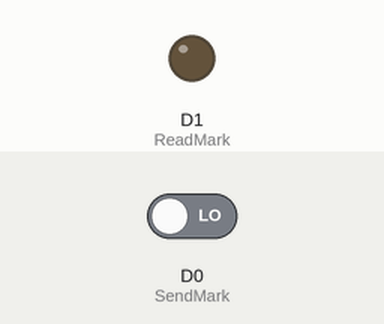
Simulated run of this sketch. Board: ESP8266 (NodeMCU). Parts: output pins drawn as LEDs (lit = HIGH). Inputs (shaded band) come from the test bench; at power-on: D0 (SendMark) LOW. What the sketch prints to the serial monitor is not drawn.

Above: at 1.2 s.
1.3 s: D0 (SendMark) driven HIGH
At 6.4 s:
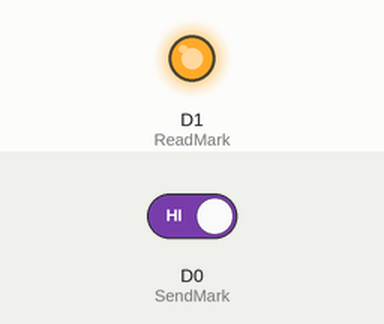
Timing chart, 0 to 7.9 s (numbered marks = the images above; inputs shaded):
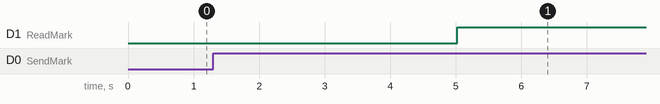

The sketch:

SlaveCodeV0.3.0.ino
```cpp
 /**********************************************************************
项目名称/Project          : 基于柔性传感器的图书馆智能座位管理系统
程序名称/Program name     : SlaveCode
版本/Version             : V0.3.0 （测试版为发布版版本号前加0.）
团队/Team                : ThreeBugs
作者/Author              : EmberOfBag
日期/Date（YYYYMMDD）     : 20200608
程序目的/Purpose          :
此程序为项目硬件部分主站的代码。该程序实现主站（Slave）接收从站（Master）的数据
并发送给服务器。
NodeMCU以客户端模式（Station/STA）运行。
此版本为测试版本，测试版本代码带有串口打印数据，发布版本将删除串口打印。

此代码为主站代码。此代码主要功能：
    - 通过ESP-Now接收从站数据
    - 通过串口通信向连接wifi的NodeMCU（Sender）传输数据
-----------------------------------------------------------------------
其他说明：

主串口发送允许标志位说明：SendMark，使用D0引脚（GPIO16）作为主站串口发送标志，
在此代码中D0为输入
发送站串口读取允许标志位说明：ReadMark，使用D1引脚（GPIO5）作为发送站串口读取
标志，在此代码中D1为输出
ReadMark（D1引脚）置高时，允许发送站读取，先将SendMark（D0引脚）置低，此时不
允许主站发送，再读取；在发送站读取完成时，SendMark（D0引脚）置高，此时允许主站
发送，主站先将ReadMark（D1引脚）置低，此时不允许发送站读取，再开始发送；发送完
后ReadMark（D1引脚）置高。
此代码初始化时将ReadMark（D1引脚）置低，在DataSend()函数开始时置低，结束前置高;
初始化将SendMark置0，发送站初始化完成将SendMark（D0引脚）置高后才开始发送。
***********************************************************************/
#include <ESP8266WiFi.h>
#include <espnow.h>

//串口发送/读取允许标志位
bool SendMark = 0;
bool ReadMark = 0;

// 设置数据结构体
// Set the data structure
typedef struct msg {
  int chair_id;
  double force_value;
} msg;
msg unit_data;

//构建存储数据的数组及发送的字符串
uint16_t SeatPressureData[15];
//uint16_t NormalizedData[15];    //数据归一化使用的，在0.2.0版本后不再使用
String SendData = "";

void setup() {
  // 初始化串口设置
  // Initialize the serial setting
  Serial.begin(9600);//初始化串口，设置其波特率为9600
  Serial.println("初始化串口成功");

  // 设置ESP8266工作模式为无线终端模式，并断开WIFI连接
  // Set ESP8266 operating mode to STA mode
  WiFi.mode(WIFI_STA);//设置WIFI模式为STA
  Serial.println("设置ESP8266工作模式为STA模式");
  WiFi.disconnect();

  //设置省电模式为NONE_SLEEP_T,主站接收数据,不需要也最好不休眠，否则影响ESP-NOW
  wifi_set_sleep_type(NONE_SLEEP_T);

  // 初始化ESP-NOW
  // Init ESP-NOW
  if (esp_now_init() != 0)//初始化espnow
  {
    Serial.println("Error initializing ESP-NOW");
    return;
  }
  else
  {
    Serial.println("ESP-NOW init success!");
  }

  // 设定角色为 ESP_NOW_ROLE_CONTROLLER
  // Set ESP-NOW Role
  esp_now_set_self_role(ESP_NOW_ROLE_CONTROLLER);

  // 执行完这个函数，每次接收数据就会自动调用回调函数了
  // Register for a callback function that will be called when data is received
  esp_now_register_recv_cb(OnDataRecv);

  //初始化串口发送/读取允许标志位
  pinMode(D0, INPUT);     //SendMark
  int SendMark = digitalRead(D0);
  pinMode(D1, OUTPUT);    //ReadMark
  digitalWrite(D1, LOW);
}

void loop() {
  SendMark = digitalRead(D0);
  if(SendMark){
    DataSend();
  }
  delay(5000);
  }


//**********************数据接收回调函数***************************//
// Callback when data is received
void OnDataRecv(uint8_t * mac, uint8_t *incomingData, uint8_t len) {
  memcpy(&unit_data, incomingData, sizeof(unit_data));
  SeatPressureData[unit_data.chair_id - 1] = unit_data.force_value;
}

//**********************串口通信发送数据函数************************//
// Serial communication to send data function
void DataSend(){

  SendData = "";      //将字符串置空
  for(int k=0;k<16;k++){      //将接收的数据存入字符串中
    SendData += (String)SeatPressureData[k];
    if(k<15){         //在每个数据中间加'|'，最后一位后面不加
    SendData += ",";
    }
  }
  SendData += ".";
  digitalWrite(D1, LOW);  //ReadMark
  Serial.println(SendData);
  digitalWrite(D1, HIGH); //ReadMark
}


//*******发送数据归一化（自V0.2.0版本后，此函数不再使用）***********//
// Send data normalization
//void Normalization(){
//  for(int k=0;k<16;k++){
//    if(SeatPressureData[k]>400){
//      NormalizedData[k] = 1;
//    }
//    else{
//      NormalizedData[k] = 0;
//    }
//  }
//
//}
```

Measured:
- after the input at 1.3 s, D1 (ReadMark): LOW → HIGH after 3.7 s
